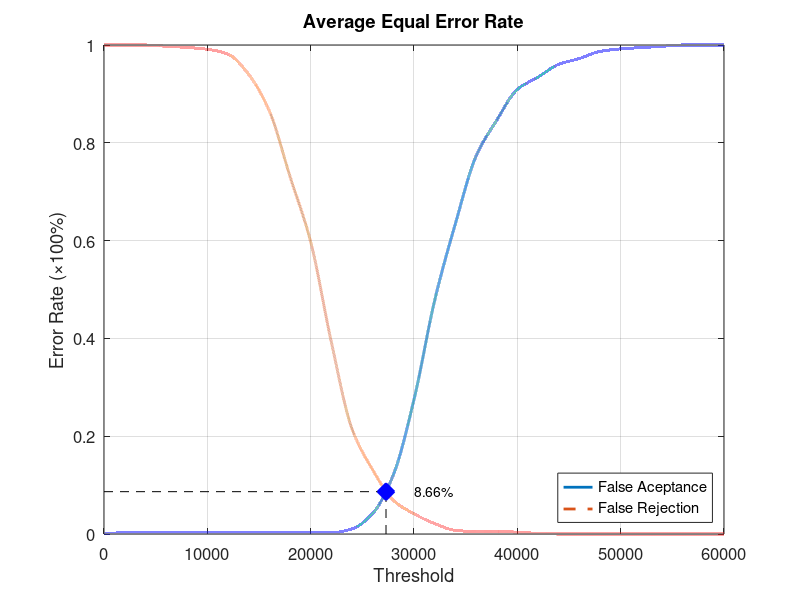
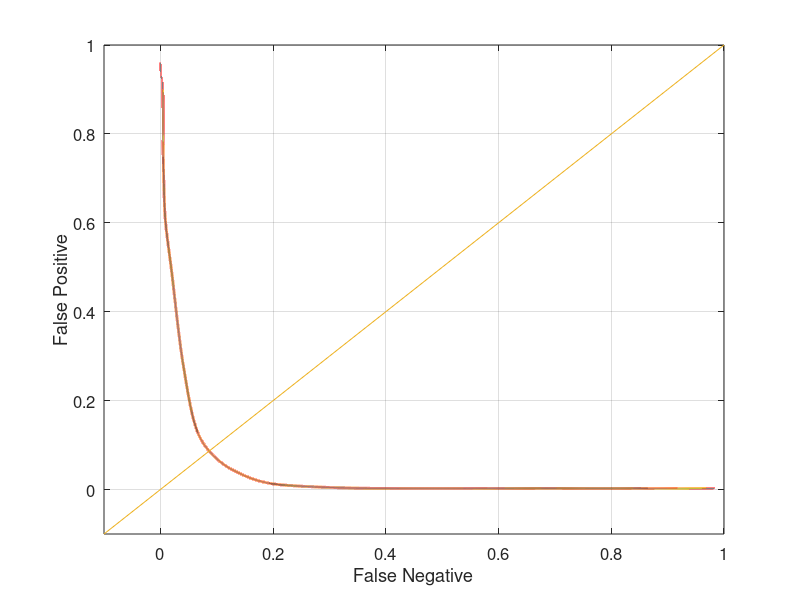

The MATLAB source for these figures, in order:
function yEER = Experiment3Average
close all;
clear;
clc;
x = 0:2000:60000;
xq = 0:0.5:60000;

y0 = [0 0.00263158 0.00263158 0.00263158 0.00263158 0.00263158 0.00263158 0.00263158 0.00263158 0.00263158 0.00263158 0.00263158 0.0105263 0.0421053 0.121053 0.275 0.477632 0.634211 0.772368 0.846053 0.909211 0.934211 0.960526 0.972368 0.986842 0.992105 0.994737 0.997368 1 1 1];
yy0 = interp1(x, y0, xq, 'pchip');
y1 = [1 1 1 0.9975 0.995 0.99125 0.98125 0.94 0.865 0.73125 0.5975 0.3925 0.215 0.13125 0.06875 0.04125 0.02125 0.0075 0.005 0.005 0.00375 0.00125 0 0 0 0 0 0 0 0 0];
yy1 = interp1(x, y1, xq, 'pchip');

% Calculating EER: 
y2 = abs(y0 - y1);
find(y2 == min(y2))
yy2 = abs(yy0 - yy1);
xEER = find(yy2 == min(yy2));
xEERIndex = xq(xEER) % X-axis EER
yEER = yy0(xEER) % Y-axis EER

main = figure
plot(xq, yy0,'-','LineWidth', 2);	hold on
plot(xq, yy1,'--','LineWidth', 2);	hold on
plot([xEERIndex xEERIndex], [0 yEER], 'k--');	hold on
plot([0 xEERIndex], [yEER yEER], 'k--');	hold on
plot(xEERIndex, yEER, 'bx', 'LineWidth', 10);	hold on
text(xEERIndex + 10 * xEERIndex / 100, yEER, [num2str(round((10000 * yEER)) / 100) '%'])
legend('False Aceptance', 'False Rejection', 'Location', 'SouthEast')
xlabel('Threshold')
ylabel('Error Rate (\times100%)')
title('Average Equal Error Rate')
set(gca, 'FontSize', 12)
axis([0 60000 0 1])
grid on

print(main, 'Experiment3AverageMain', '-dpng');
FNRxFPR = figure('Color', [1 1 1]);
plot(yy1, yy0, '-', yy1, yy0, 'LineWidth', 2);
hold on
y = -0.1:0.1:1
plot(y, y); 
set(gca, 'FontSize', 12)
xlabel('False Negative')
ylabel('False Positive')
axis([-0.1 1 -0.1 1])
set(gca, 'FontSize', 12)
grid on

print(FNRxFPR, 'Experiment3AverageFNRxFPR','-dpng');
end
